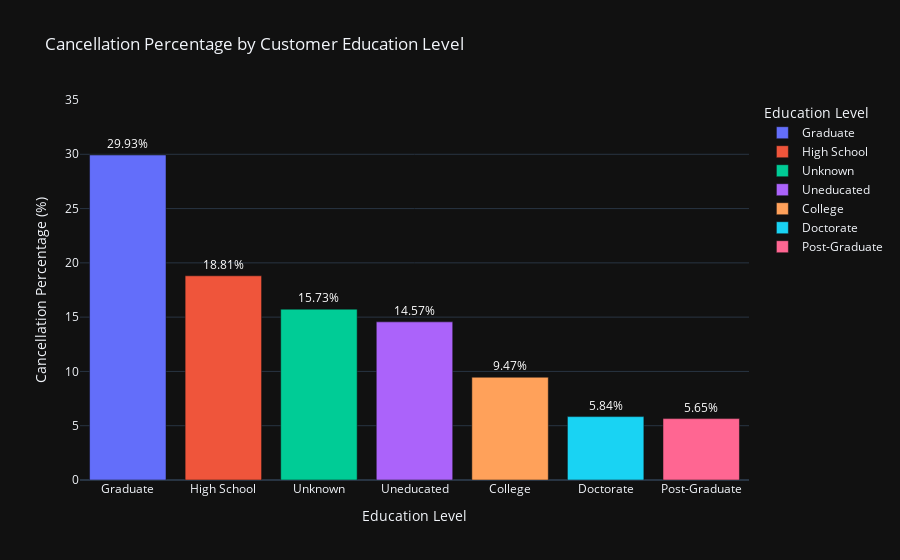

Notebook code cell kept with this figure:
### Code cell
fig = px.bar(
    edu_att, 
    x='Education_Level', 
    y='Cancellation_Percentage', 
    color='Education_Level', 
    title='Cancellation Percentage by Customer Education Level',
    labels={'Education_Level': 'Education Level', 'Cancellation_Percentage': 'Cancellation Percentage (%)'},
    text='Cancellation_Percentage'
)

fig.update_layout(
    xaxis_title='Education Level',
    yaxis_title='Cancellation Percentage (%)',
    yaxis=dict(
        range=[0, 35] 
    ),
    template='plotly_dark'
)

fig.update_traces(
    texttemplate='%{text:.2f}%',
    textposition='outside',
    textfont=dict(size=12, color='white')
)

fig.show()

### Figure 1 — Plotly figure (JSON) as saved in the notebook; plotly's stock layout.template omitted (floating-point values rounded to 4 significant figures)
{"data": [{"alignmentgroup": "True", "hovertemplate": "Education Level=%{x}<br>Cancellation Percentage (%)=%{text}<extra></extra>", "legendgroup": "Graduate", "marker": {"color": "#636efa", "pattern": {"shape": ""}}, "name": "Graduate", "offsetgroup": "Graduate", "orientation": "v", "showlegend": true, "text": [29.93], "textfont": {"color": "white", "size": 12}, "textposition": "outside", "texttemplate": "%{text:.2f}%", "type": "bar", "x": ["Graduate"], "xaxis": "x", "y": [29.93], "yaxis": "y"}, {"alignmentgroup": "True", "hovertemplate": "Education Level=%{x}<br>Cancellation Percentage (%)=%{text}<extra></extra>", "legendgroup": "High School", "marker": {"color": "#EF553B", "pattern": {"shape": ""}}, "name": "High School", "offsetgroup": "High School", "orientation": "v", "showlegend": true, "text": [18.81], "textfont": {"color": "white", "size": 12}, "textposition": "outside", "texttemplate": "%{text:.2f}%", "type": "bar", "x": ["High School"], "xaxis": "x", "y": [18.81], "yaxis": "y"}, {"alignmentgroup": "True", "hovertemplate": "Education Level=%{x}<br>Cancellation Percentage (%)=%{text}<extra></extra>", "legendgroup": "Unknown", "marker": {"color": "#00cc96", "pattern": {"shape": ""}}, "name": "Unknown", "offsetgroup": "Unknown", "orientation": "v", "showlegend": true, "text": [15.73], "textfont": {"color": "white", "size": 12}, "textposition": "outside", "texttemplate": "%{text:.2f}%", "type": "bar", "x": ["Unknown"], "xaxis": "x", "y": [15.73], "yaxis": "y"}, {"alignmentgroup": "True", "hovertemplate": "Education Level=%{x}<br>Cancellation Percentage (%)=%{text}<extra></extra>", "legendgroup": "Uneducated", "marker": {"color": "#ab63fa", "pattern": {"shape": ""}}, "name": "Uneducated", "offsetgroup": "Uneducated", "orientation": "v", "showlegend": true, "text": [14.57], "textfont": {"color": "white", "size": 12}, "textposition": "outside", "texttemplate": "%{text:.2f}%", "type": "bar", "x": ["Uneducated"], "xaxis": "x", "y": [14.57], "yaxis": "y"}, {"alignmentgroup": "True", "hovertemplate": "Education Level=%{x}<br>Cancellation Percentage (%)=%{text}<extra></extra>", "legendgroup": "College", "marker": {"color": "#FFA15A", "pattern": {"shape": ""}}, "name": "College", "offsetgroup": "College", "orientation": "v", "showlegend": true, "text": [9.465], "textfont": {"color": "white", "size": 12}, "textposition": "outside", "texttemplate": "%{text:.2f}%", "type": "bar", "x": ["College"], "xaxis": "x", "y": [9.465], "yaxis": "y"}, {"alignmentgroup": "True", "hovertemplate": "Education Level=%{x}<br>Cancellation Percentage (%)=%{text}<extra></extra>", "legendgroup": "Doctorate", "marker": {"color": "#19d3f3", "pattern": {"shape": ""}}, "name": "Doctorate", "offsetgroup": "Doctorate", "orientation": "v", "showlegend": true, "text": [5.839], "textfont": {"color": "white", "size": 12}, "textposition": "outside", "texttemplate": "%{text:.2f}%", "type": "bar", "x": ["Doctorate"], "xaxis": "x", "y": [5.839], "yaxis": "y"}, {"alignmentgroup": "True", "hovertemplate": "Education Level=%{x}<br>Cancellation Percentage (%)=%{text}<extra></extra>", "legendgroup": "Post-Graduate", "marker": {"color": "#FF6692", "pattern": {"shape": ""}}, "name": "Post-Graduate", "offsetgroup": "Post-Graduate", "orientation": "v", "showlegend": true, "text": [5.655], "textfont": {"color": "white", "size": 12}, "textposition": "outside", "texttemplate": "%{text:.2f}%", "type": "bar", "x": ["Post-Graduate"], "xaxis": "x", "y": [5.655], "yaxis": "y"}], "layout": {"barmode": "relative", "legend": {"title": {"text": "Education Level"}, "tracegroupgap": 0}, "title": {"text": "Cancellation Percentage by Customer Education Level"}, "xaxis": {"anchor": "y", "categoryarray": ["Graduate", "High School", "Unknown", "Uneducated", "College", "Doctorate", "Post-Graduate"], "categoryorder": "array", "domain": [0, 1], "title": {"text": "Education Level"}}, "yaxis": {"anchor": "x", "domain": [0, 1], "range": [0, 35], "title": {"text": "Cancellation Percentage (%)"}}}}
